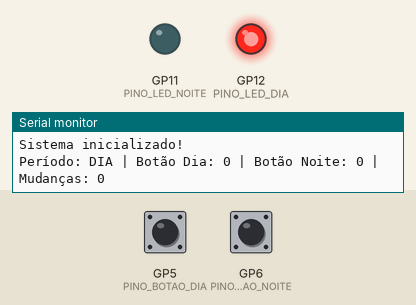
Recording of a sketch running on a simulated Raspberry Pi Pico W. Shown: output pins drawn as LEDs (lit = HIGH), the last lines printed to the serial monitor. The inputs (shaded band) are chosen by the test bench; at power-on: GP5 (PINO_BOTAO_DIA) HIGH, GP6 (PINO_BOTAO_NOITE) HIGH.

Above: at 1.2 s.
1.3 s: GP5 (PINO_BOTAO_DIA) pulled LOW for 0.15 s
At 2.8 s:
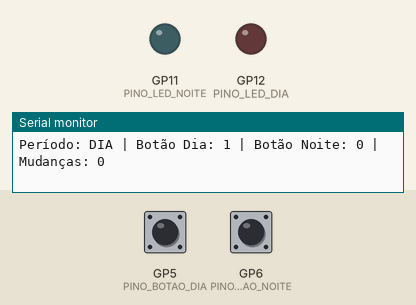
At 10.9 s:
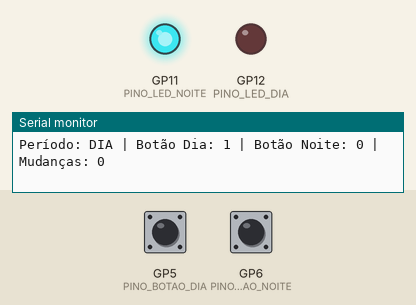
Timing chart, 0 to 31.6 s (numbered marks = the images above; inputs shaded):
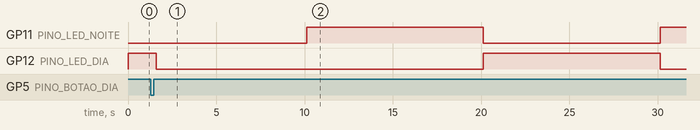

The sketch:

sketch.ino
```cpp
// Incluindo bibliotecas disponíveis no ambiente Arduino para RP2040
#include <Arduino.h>        // Biblioteca principal do Arduino para RP2040
#include <HardwareSerial.h> // Para comunicação UART

// Definindo os pinos GPIO que vamos usar no projeto
#define PINO_BOTAO_DIA 5    // Pino do botão A para o período diurno
#define PINO_BOTAO_NOITE 6  // Pino do botão B para o período noturno
#define PINO_LED_DIA 12     // Pino do LED que indica o período diurno
#define PINO_LED_NOITE 11   // Pino do LED que indica o período noturno

// Configurações da UART (usaremos Serial1 no Arduino)
#define UART_BAUD 115200    // Velocidade da UART (115200 baud)

// Variáveis globais para controlar o estado do sistema
volatile int periodo_dia = 1;        // 1 = dia, 0 = noite
volatile int botao_dia_pressionado = 0;    // 1 se o botão diurno foi pressionado no período
volatile int botao_noite_pressionado = 0;  // 1 se o botão noturno foi pressionado no período
int mudancas_periodo = 0;            // Conta mudanças de período desde o último reset
char mensagem_alerta[] = "ALERTA: Remédio não consumido!"; // Mensagem de alerta

static uint32_t ultimo_debug = 0;

// Função de configuração inicial (executada uma vez no início)
void setup() {
    // Inicializa a comunicação serial USB para debug
    Serial.begin(UART_BAUD);
    while (!Serial) { // Aguarda a conexão serial estar pronta
        delay(10);
    }
    Serial.println("Sistema inicializado!");

    // Configura os botões como entradas com pull-up interno
    pinMode(PINO_BOTAO_DIA, INPUT_PULLUP);   // Botão diurno (pressionado = LOW)
    pinMode(PINO_BOTAO_NOITE, INPUT_PULLUP); // Botão noturno (pressionado = LOW)

    // Configura os LEDs como saídas
    pinMode(PINO_LED_DIA, OUTPUT);   // LED diurno
    pinMode(PINO_LED_NOITE, OUTPUT); // LED noturno

    // Inicializa a UART alternativa (Serial1)
    Serial1.begin(UART_BAUD);
    Serial1.println("Sistema inicializado!");
}

// Função para enviar um alerta via UART (Serial1)
void enviar_alerta() {
    Serial1.println(mensagem_alerta); // Envia pela UART
    Serial.print("Alerta enviado via UART: ");
    Serial.println(mensagem_alerta);  // Mostra no monitor serial para debug
}

// Função principal de loop (executada continuamente)
void loop() {
    static uint32_t ultima_mudanca_periodo = 0; // Tempo da última troca de período
    uint32_t tempo_atual = millis(); // Tempo atual em milissegundos

    // Atualiza os LEDs conforme o período atual
    if (periodo_dia && !botao_dia_pressionado) { // se for dia e o botao nao tiver sido pressionado
        digitalWrite(PINO_LED_DIA, HIGH);   // Acende LED diurno
        digitalWrite(PINO_LED_NOITE, LOW);  // Apaga LED noturno
    } else if (!periodo_dia && !botao_noite_pressionado) { // se for noite e o botao nao tiver sido pressionado
        digitalWrite(PINO_LED_DIA, LOW);   // Apaga LED diurno
        digitalWrite(PINO_LED_NOITE, HIGH);  // Acende LED noturno
    } else {
        digitalWrite(PINO_LED_DIA, LOW);    // Apaga LED diurno
        digitalWrite(PINO_LED_NOITE, LOW); // Apaga LED noturno
    }

    // Verifica os botões com debounce e debug detalhado
    if (!gpio_get(PINO_BOTAO_DIA)) {
        if (!botao_dia_pressionado) { // Só registra se ainda não foi pressionado neste período
            botao_dia_pressionado = 1;
            Serial1.println("Remédio diurno confirmado! (Botão pressionado)");
        }
        delay(200); // Debounce para evitar leituras múltiplas
    }
    if (digitalRead(PINO_BOTAO_NOITE) == LOW) {
        if (!botao_noite_pressionado) { // Só registra se ainda não foi pressionado neste período
            botao_noite_pressionado = 1;
            Serial1.println("Remédio noturno confirmado! (Botão pressionado)");
        }
        delay(200); // Debounce
    }

    // Mostra o estado atual para debug a cada 1 segundo
    if (tempo_atual - ultimo_debug > 1000) {
        Serial.print("Período: ");
        Serial.print(periodo_dia ? "DIA" : "NOITE");
        Serial.print(" | Botão Dia: ");
        Serial.print(botao_dia_pressionado);
        Serial.print(" | Botão Noite: ");
        Serial.print(botao_noite_pressionado);
        Serial.print(" | Mudanças: ");
        Serial.println(mudancas_periodo);
        ultimo_debug = tempo_atual;
    }

    // Verifica se houve mudança de período e se o remédio foi consumido
    if (mudancas_periodo > 0) {
        if ((!periodo_dia && !botao_dia_pressionado) || (periodo_dia && !botao_noite_pressionado)) {
            enviar_alerta(); // Envia alerta apenas se o remédio não foi confirmado
            Serial1.println("Alerta disparado porque o remédio não foi consumido.");
        } else {
            Serial1.println("Remédio consumido corretamente neste período.");
        }
        // Reseta os estados após a verificação
        botao_dia_pressionado = 0;
        botao_noite_pressionado = 0;
        mudancas_periodo = 0;
        Serial1.println("Estados resetados após verificação.");
    }

    // Troca o período a cada 10 segundos (para simulação no Wokwi)
    if (tempo_atual - ultima_mudanca_periodo > 10000) {
        periodo_dia = !periodo_dia; // Alterna entre dia e noite
        Serial1.print("Mudança de período: agora é ");
        Serial1.println(periodo_dia ? "DIA" : "NOITE");
        ultima_mudanca_periodo = tempo_atual;
        mudancas_periodo++; // Incrementa o contador de mudanças
    }

    delay(100); // Pausa de 100ms para não sobrecarregar o loop
}
```
